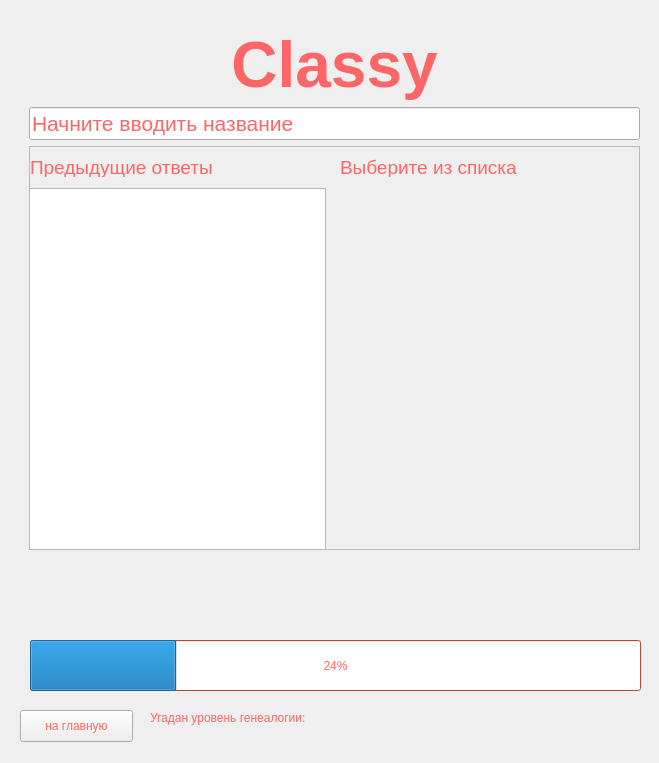
<?xml version="1.0" encoding="UTF-8"?>
<ui version="4.0">
 <class>Form</class>
 <widget class="QWidget" name="Form">
  <property name="geometry">
   <rect>
    <x>0</x>
    <y>0</y>
    <width>659</width>
    <height>763</height>
   </rect>
  </property>
  <property name="font">
   <font>
    <family>Helvetica</family>
   </font>
  </property>
  <property name="windowTitle">
   <string>Form</string>
  </property>
  <property name="styleSheet">
   <string notr="true">color: rgb(253, 102, 102)</string>
  </property>
  <widget class="QWidget" name="verticalLayoutWidget">
   <property name="geometry">
    <rect>
     <x>29</x>
     <y>29</y>
     <width>611</width>
     <height>521</height>
    </rect>
   </property>
   <layout class="QVBoxLayout" name="verticalLayout">
    <item>
     <widget class="QLabel" name="label">
      <property name="font">
       <font>
        <family>Helvetica</family>
        <pointsize>48</pointsize>
        <weight>75</weight>
        <bold>true</bold>
       </font>
      </property>
      <property name="text">
       <string>Classy</string>
      </property>
      <property name="alignment">
       <set>Qt::AlignCenter</set>
      </property>
     </widget>
    </item>
    <item>
     <widget class="QLineEdit" name="lineEdit">
      <property name="font">
       <font>
        <pointsize>16</pointsize>
       </font>
      </property>
      <property name="text">
       <string>Начните вводить название </string>
      </property>
     </widget>
    </item>
    <item>
     <widget class="QScrollArea" name="scrollArea">
      <property name="widgetResizable">
       <bool>true</bool>
      </property>
      <widget class="QWidget" name="scrollAreaWidgetContents">
       <property name="geometry">
        <rect>
         <x>0</x>
         <y>0</y>
         <width>607</width>
         <height>429</height>
        </rect>
       </property>
       <widget class="QTextBrowser" name="textBrowser">
        <property name="geometry">
         <rect>
          <x>-5</x>
          <y>41</y>
          <width>301</width>
          <height>391</height>
         </rect>
        </property>
        <property name="autoFillBackground">
         <bool>false</bool>
        </property>
       </widget>
       <widget class="QLabel" name="label_2">
        <property name="geometry">
         <rect>
          <x>310</x>
          <y>10</y>
          <width>241</width>
          <height>20</height>
         </rect>
        </property>
        <property name="font">
         <font>
          <pointsize>14</pointsize>
         </font>
        </property>
        <property name="text">
         <string>Выберите из списка</string>
        </property>
       </widget>
       <widget class="QWidget" name="verticalLayoutWidget_2">
        <property name="geometry">
         <rect>
          <x>309</x>
          <y>39</y>
          <width>291</width>
          <height>371</height>
         </rect>
        </property>
        <layout class="QVBoxLayout" name="search"/>
       </widget>
       <widget class="QLabel" name="label_3">
        <property name="geometry">
         <rect>
          <x>0</x>
          <y>10</y>
          <width>241</width>
          <height>20</height>
         </rect>
        </property>
        <property name="font">
         <font>
          <pointsize>14</pointsize>
         </font>
        </property>
        <property name="text">
         <string>Предыдущие ответы</string>
        </property>
       </widget>
      </widget>
     </widget>
    </item>
   </layout>
  </widget>
  <widget class="QPushButton" name="back_btn">
   <property name="geometry">
    <rect>
     <x>20</x>
     <y>710</y>
     <width>113</width>
     <height>32</height>
    </rect>
   </property>
   <property name="text">
    <string>на главную</string>
   </property>
  </widget>
  <widget class="QProgressBar" name="progressBar">
   <property name="geometry">
    <rect>
     <x>30</x>
     <y>640</y>
     <width>611</width>
     <height>51</height>
    </rect>
   </property>
   <property name="palette">
    <palette>
     <active>
      <colorrole role="WindowText">
       <brush brushstyle="SolidPattern">
        <color alpha="255">
         <red>253</red>
         <green>102</green>
         <blue>102</blue>
        </color>
       </brush>
      </colorrole>
      <colorrole role="Button">
       <brush brushstyle="SolidPattern">
        <color alpha="255">
         <red>255</red>
         <green>98</green>
         <blue>65</blue>
        </color>
       </brush>
      </colorrole>
      <colorrole role="Light">
       <brush brushstyle="SolidPattern">
        <color alpha="255">
         <red>255</red>
         <green>203</green>
         <blue>193</blue>
        </color>
       </brush>
      </colorrole>
      <colorrole role="Midlight">
       <brush brushstyle="SolidPattern">
        <color alpha="255">
         <red>255</red>
         <green>150</green>
         <blue>129</blue>
        </color>
       </brush>
      </colorrole>
      <colorrole role="Dark">
       <brush brushstyle="SolidPattern">
        <color alpha="255">
         <red>127</red>
         <green>49</green>
         <blue>32</blue>
        </color>
       </brush>
      </colorrole>
      <colorrole role="Mid">
       <brush brushstyle="SolidPattern">
        <color alpha="255">
         <red>170</red>
         <green>65</green>
         <blue>43</blue>
        </color>
       </brush>
      </colorrole>
      <colorrole role="Text">
       <brush brushstyle="SolidPattern">
        <color alpha="255">
         <red>253</red>
         <green>102</green>
         <blue>102</blue>
        </color>
       </brush>
      </colorrole>
      <colorrole role="BrightText">
       <brush brushstyle="SolidPattern">
        <color alpha="255">
         <red>255</red>
         <green>255</green>
         <blue>255</blue>
        </color>
       </brush>
      </colorrole>
      <colorrole role="ButtonText">
       <brush brushstyle="SolidPattern">
        <color alpha="255">
         <red>253</red>
         <green>102</green>
         <blue>102</blue>
        </color>
       </brush>
      </colorrole>
      <colorrole role="Base">
       <brush brushstyle="SolidPattern">
        <color alpha="255">
         <red>255</red>
         <green>255</green>
         <blue>255</blue>
        </color>
       </brush>
      </colorrole>
      <colorrole role="Window">
       <brush brushstyle="SolidPattern">
        <color alpha="255">
         <red>255</red>
         <green>98</green>
         <blue>65</blue>
        </color>
       </brush>
      </colorrole>
      <colorrole role="Shadow">
       <brush brushstyle="SolidPattern">
        <color alpha="255">
         <red>0</red>
         <green>0</green>
         <blue>0</blue>
        </color>
       </brush>
      </colorrole>
      <colorrole role="AlternateBase">
       <brush brushstyle="SolidPattern">
        <color alpha="255">
         <red>255</red>
         <green>176</green>
         <blue>160</blue>
        </color>
       </brush>
      </colorrole>
      <colorrole role="ToolTipBase">
       <brush brushstyle="SolidPattern">
        <color alpha="255">
         <red>255</red>
         <green>255</green>
         <blue>220</blue>
        </color>
       </brush>
      </colorrole>
      <colorrole role="ToolTipText">
       <brush brushstyle="SolidPattern">
        <color alpha="255">
         <red>0</red>
         <green>0</green>
         <blue>0</blue>
        </color>
       </brush>
      </colorrole>
     </active>
     <inactive>
      <colorrole role="WindowText">
       <brush brushstyle="SolidPattern">
        <color alpha="255">
         <red>253</red>
         <green>102</green>
         <blue>102</blue>
        </color>
       </brush>
      </colorrole>
      <colorrole role="Button">
       <brush brushstyle="SolidPattern">
        <color alpha="255">
         <red>255</red>
         <green>98</green>
         <blue>65</blue>
        </color>
       </brush>
      </colorrole>
      <colorrole role="Light">
       <brush brushstyle="SolidPattern">
        <color alpha="255">
         <red>255</red>
         <green>203</green>
         <blue>193</blue>
        </color>
       </brush>
      </colorrole>
      <colorrole role="Midlight">
       <brush brushstyle="SolidPattern">
        <color alpha="255">
         <red>255</red>
         <green>150</green>
         <blue>129</blue>
        </color>
       </brush>
      </colorrole>
      <colorrole role="Dark">
       <brush brushstyle="SolidPattern">
        <color alpha="255">
         <red>127</red>
         <green>49</green>
         <blue>32</blue>
        </color>
       </brush>
      </colorrole>
      <colorrole role="Mid">
       <brush brushstyle="SolidPattern">
        <color alpha="255">
         <red>170</red>
         <green>65</green>
         <blue>43</blue>
        </color>
       </brush>
      </colorrole>
      <colorrole role="Text">
       <brush brushstyle="SolidPattern">
        <color alpha="255">
         <red>253</red>
         <green>102</green>
         <blue>102</blue>
        </color>
       </brush>
      </colorrole>
      <colorrole role="BrightText">
       <brush brushstyle="SolidPattern">
        <color alpha="255">
         <red>255</red>
         <green>255</green>
         <blue>255</blue>
        </color>
       </brush>
      </colorrole>
      <colorrole role="ButtonText">
       <brush brushstyle="SolidPattern">
        <color alpha="255">
         <red>253</red>
         <green>102</green>
         <blue>102</blue>
        </color>
       </brush>
      </colorrole>
      <colorrole role="Base">
       <brush brushstyle="SolidPattern">
        <color alpha="255">
         <red>255</red>
         <green>255</green>
         <blue>255</blue>
        </color>
       </brush>
      </colorrole>
      <colorrole role="Window">
       <brush brushstyle="SolidPattern">
        <color alpha="255">
         <red>255</red>
         <green>98</green>
         <blue>65</blue>
        </color>
       </brush>
      </colorrole>
      <colorrole role="Shadow">
       <brush brushstyle="SolidPattern">
        <color alpha="255">
         <red>0</red>
         <green>0</green>
         <blue>0</blue>
        </color>
       </brush>
      </colorrole>
      <colorrole role="AlternateBase">
       <brush brushstyle="SolidPattern">
        <color alpha="255">
         <red>255</red>
         <green>176</green>
         <blue>160</blue>
        </color>
       </brush>
      </colorrole>
      <colorrole role="ToolTipBase">
       <brush brushstyle="SolidPattern">
        <color alpha="255">
         <red>255</red>
         <green>255</green>
         <blue>220</blue>
        </color>
       </brush>
      </colorrole>
      <colorrole role="ToolTipText">
       <brush brushstyle="SolidPattern">
        <color alpha="255">
         <red>0</red>
         <green>0</green>
         <blue>0</blue>
        </color>
       </brush>
      </colorrole>
     </inactive>
     <disabled>
      <colorrole role="WindowText">
       <brush brushstyle="SolidPattern">
        <color alpha="255">
         <red>253</red>
         <green>102</green>
         <blue>102</blue>
        </color>
       </brush>
      </colorrole>
      <colorrole role="Button">
       <brush brushstyle="SolidPattern">
        <color alpha="255">
         <red>255</red>
         <green>98</green>
         <blue>65</blue>
        </color>
       </brush>
      </colorrole>
      <colorrole role="Light">
       <brush brushstyle="SolidPattern">
        <color alpha="255">
         <red>255</red>
         <green>203</green>
         <blue>193</blue>
        </color>
       </brush>
      </colorrole>
      <colorrole role="Midlight">
       <brush brushstyle="SolidPattern">
        <color alpha="255">
         <red>255</red>
         <green>150</green>
         <blue>129</blue>
        </color>
       </brush>
      </colorrole>
      <colorrole role="Dark">
       <brush brushstyle="SolidPattern">
        <color alpha="255">
         <red>127</red>
         <green>49</green>
         <blue>32</blue>
        </color>
       </brush>
      </colorrole>
      <colorrole role="Mid">
       <brush brushstyle="SolidPattern">
        <color alpha="255">
         <red>170</red>
         <green>65</green>
         <blue>43</blue>
        </color>
       </brush>
      </colorrole>
      <colorrole role="Text">
       <brush brushstyle="SolidPattern">
        <color alpha="255">
         <red>253</red>
         <green>102</green>
         <blue>102</blue>
        </color>
       </brush>
      </colorrole>
      <colorrole role="BrightText">
       <brush brushstyle="SolidPattern">
        <color alpha="255">
         <red>255</red>
         <green>255</green>
         <blue>255</blue>
        </color>
       </brush>
      </colorrole>
      <colorrole role="ButtonText">
       <brush brushstyle="SolidPattern">
        <color alpha="255">
         <red>253</red>
         <green>102</green>
         <blue>102</blue>
        </color>
       </brush>
      </colorrole>
      <colorrole role="Base">
       <brush brushstyle="SolidPattern">
        <color alpha="255">
         <red>255</red>
         <green>98</green>
         <blue>65</blue>
        </color>
       </brush>
      </colorrole>
      <colorrole role="Window">
       <brush brushstyle="SolidPattern">
        <color alpha="255">
         <red>255</red>
         <green>98</green>
         <blue>65</blue>
        </color>
       </brush>
      </colorrole>
      <colorrole role="Shadow">
       <brush brushstyle="SolidPattern">
        <color alpha="255">
         <red>0</red>
         <green>0</green>
         <blue>0</blue>
        </color>
       </brush>
      </colorrole>
      <colorrole role="AlternateBase">
       <brush brushstyle="SolidPattern">
        <color alpha="255">
         <red>255</red>
         <green>98</green>
         <blue>65</blue>
        </color>
       </brush>
      </colorrole>
      <colorrole role="ToolTipBase">
       <brush brushstyle="SolidPattern">
        <color alpha="255">
         <red>255</red>
         <green>255</green>
         <blue>220</blue>
        </color>
       </brush>
      </colorrole>
      <colorrole role="ToolTipText">
       <brush brushstyle="SolidPattern">
        <color alpha="255">
         <red>0</red>
         <green>0</green>
         <blue>0</blue>
        </color>
       </brush>
      </colorrole>
     </disabled>
    </palette>
   </property>
   <property name="styleSheet">
    <string notr="true">color=rgb(255, 112, 80)</string>
   </property>
   <property name="value">
    <number>24</number>
   </property>
  </widget>
  <widget class="QWidget" name="horizontalLayoutWidget">
   <property name="geometry">
    <rect>
     <x>29</x>
     <y>570</y>
     <width>611</width>
     <height>71</height>
    </rect>
   </property>
   <layout class="QHBoxLayout" name="levels"/>
  </widget>
  <widget class="QLabel" name="guess_status">
   <property name="geometry">
    <rect>
     <x>150</x>
     <y>710</y>
     <width>481</width>
     <height>16</height>
    </rect>
   </property>
   <property name="text">
    <string>Угадан уровень генеалогии:</string>
   </property>
  </widget>
 </widget>
 <resources/>
 <connections/>
</ui>
